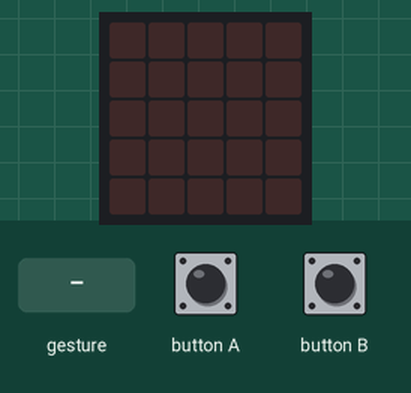
The program below on a simulated BBC micro:bit (MakeCode). Shown: the board's 5×5 LED display. The test bench sets the inputs (shaded band). Random numbers come from a fixed seed; a tilt is held for 1.5 s and a shake lasts 1 s, then the board lies face up again.

Above: at 1.2 s.
1.3 s: button A pressed for 0.15 s
At 2.4 s:
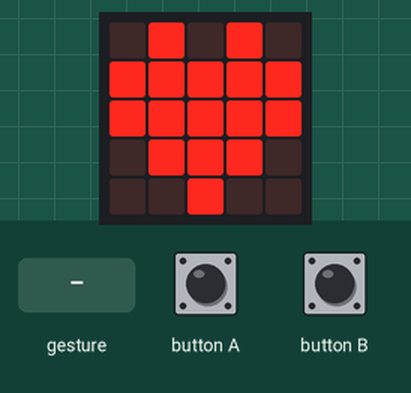
2.9 s: button B pressed for 0.15 s
At 3.7 s:
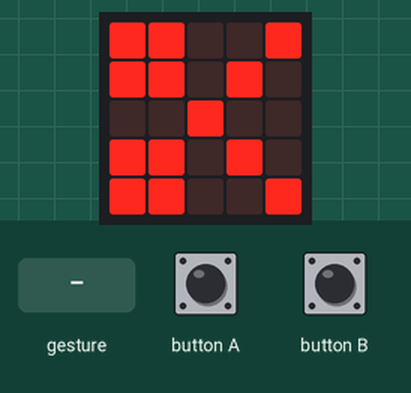
4.5 s: gesture 'shake'
At 5.5 s:
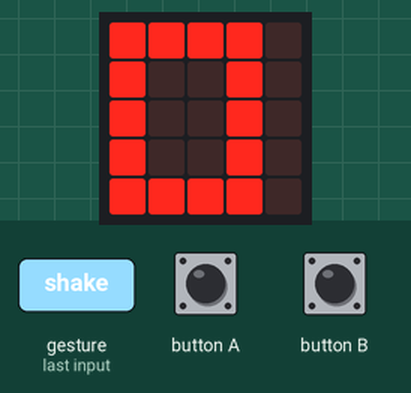
6.2 s: button B pressed 5 times (0.12 s each, 0.3 s apart)
At 8.4 s:
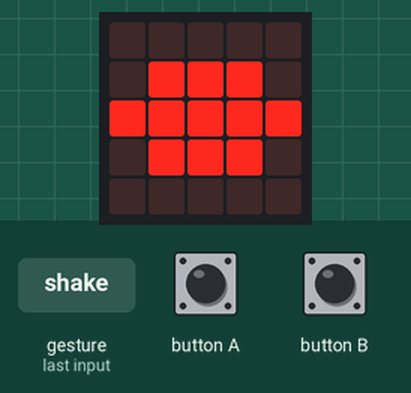
Timing chart, 0 to 9.9 s (numbered marks = the images above; inputs shaded):
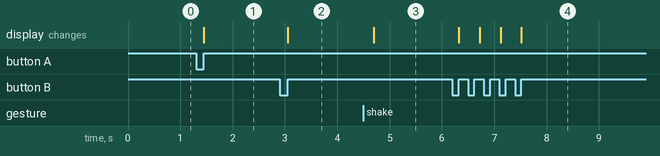

Measured:
- after the input at 1.3 s, the display: changes after 0.15 s (image 1)
- after the input at 2.9 s, the display: changes after 0.15 s (image 2)
- after the input at 4.5 s, the display: changes after 0.20 s (image 3)
- after the input at 6.2 s, the display: first changes after 0.12 s (image 4 shows a later state)

The program:

main.ts
```typescript
input.onButtonPressed(Button.A, function () {
    images.iconImage(IconNames.Heart).showImage(0)
})
input.onButtonPressed(Button.B, function () {
    seznam[randint(0, 2)].showImage(0)
})
input.onGesture(Gesture.Shake, function () {
    seznam[randint(0, 2)].showImage(0)
})
let seznam: Image[] = []
seznam = [images.createImage(`
    # # . . #
    # # . # .
    . . # . .
    # # . # .
    # # . . #
    `), images.createImage(`
    . . . . .
    . # # # .
    # # # # #
    . # # # .
    . . . . .
    `), images.createImage(`
    # # # # .
    # . . # .
    # . . # .
    # . . # .
    # # # # .
    `)]
basic.forever(function () {

})
```

test.ts
```typescript
// Tady jsou testy. Při použití tohoto balíčku jako rozšíření nebude zkompilováno.
```
